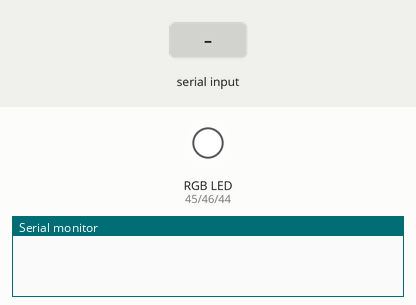
The sketch below on a simulated Arduino Mega 2560, built with avr-gcc and run on an emulated ATmega2560. Shown: an RGB LED mixed from three pins (HIGH = lit), the last lines printed to the serial monitor. The test bench sets the inputs (shaded band).

Above: at 1.7 s.
1.8 s: "A" received over the second serial link
At 2.5 s:
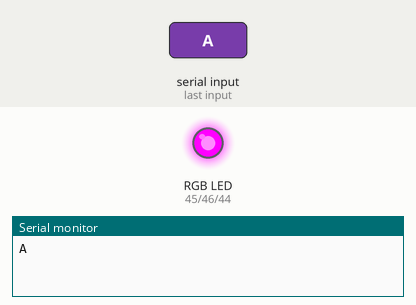
4.4 s: "Y" received over the second serial link
At 5.1 s:
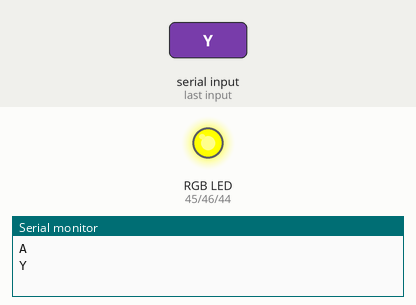
7.0 s: "1" received over the second serial link
At 7.9 s:
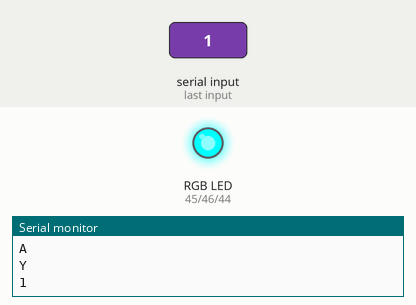
Timing chart, 0 to 10.0 s (numbered marks = the images above; inputs shaded):
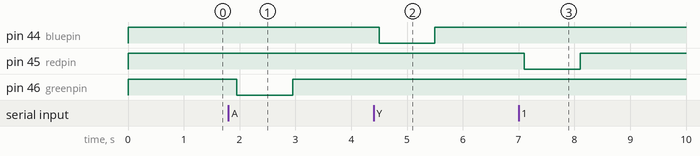

The sketch:

vowelLight.ino
```cpp
// Define pins for built-in RGB LED
#define redpin 45
#define greenpin 46
#define bluepin 44

void setup() {
  Serial.begin(9600); // initialize serial monitor
  Serial2.begin(9600); // initialize Xbee Tx/Rx
  // Set pin modes
  pinMode(redpin, OUTPUT);
  pinMode(greenpin, OUTPUT);
  pinMode(bluepin, OUTPUT);

  // start with light off
  analogWrite(redpin, 255);
  analogWrite(greenpin, 255);
  analogWrite(bluepin, 255);

  delay(500);
}

void loop() {

  if(Serial2.available()) { // Is XBee data available?
    char incoming = Serial2.read(); // Read character
    Serial.println(incoming); // Send to serial monitor

    if (incoming == 65 || incoming == 69 || incoming == 73 || incoming == 79 || incoming == 85) {
      delay(100);
      // Make bright red
      analogWrite(redpin, 255);
      analogWrite(greenpin, 0);
      analogWrite(bluepin, 255);

      delay(1000);

      // Turn all off
      analogWrite(redpin, 255);
      analogWrite(greenpin, 255);
      analogWrite(bluepin, 255);

    } else if (incoming == 89) {

      delay(100);
      // Make bright blue
      analogWrite(redpin, 255);
      analogWrite(greenpin, 255);
      analogWrite(bluepin, 0);

      delay(1000);

      // Turn all off
      analogWrite(redpin, 255);
      analogWrite(greenpin, 255);
      analogWrite(bluepin, 255);

    } else {
      delay(100);
      // Make bright red
      analogWrite(redpin, 0);
      analogWrite(greenpin, 255);
      analogWrite(bluepin, 255);

      delay(1000);

      // Turn all off
      analogWrite(redpin, 255);
      analogWrite(greenpin, 255);
      analogWrite(bluepin, 255);
    }


  }

  delay(50);
}
```

Measured:
- after the input at 1.8 s, pin 46 (greenpin): HIGH → LOW after 0.15 s, → HIGH 1.0 s later
- after the input at 4.4 s, pin 44 (bluepin): HIGH → LOW after 0.10 s, → HIGH 1.0 s later
- after the input at 7.0 s, pin 45 (redpin): HIGH → LOW after 0.10 s, → HIGH 1.0 s later
